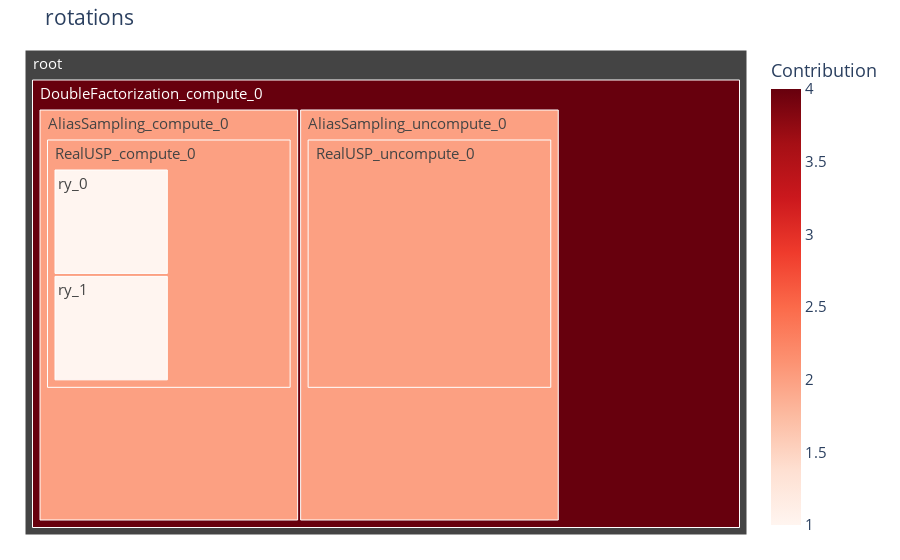

Source (notebook cell):
### Code cell
from bartiq.visualisations import TreeMap

mapper = TreeMap(routine=nroutine)
mapper.plot("rotations")

### Figure 1 — Plotly figure (JSON) as saved in the notebook; plotly's stock layout.template omitted (floating-point values rounded to 4 significant figures)
{"data": [{"domain": {"x": [0, 1], "y": [0, 1]}, "hovertemplate": "Routine=%{label}<br>Contribution=%{color}<br>Parent=%{parent}<extra></extra>", "labels": ["DoubleFactorization_compute_0", "AliasSampling_compute_0", "RealUSP_compute_0", "ry_0", "ry_1", "AliasSampling_uncompute_0", "RealUSP_uncompute_0", "ry_0", "ry_1"], "marker": {"coloraxis": "coloraxis", "colors": [4.0, 2.0, 2.0, 1.0, 1.0, 2.0, 2.0, 1.0, 1.0]}, "name": "", "parents": ["root", "DoubleFactorization_compute_0", "AliasSampling_compute_0", "RealUSP_compute_0", "RealUSP_compute_0", "DoubleFactorization_compute_0", "AliasSampling_uncompute_0", "RealUSP_uncompute_0", "RealUSP_uncompute_0"], "root": {"color": "lightgrey"}, "type": "treemap", "values": [4.0, 2.0, 2.0, 1.0, 1.0, 2.0, 2.0, 1.0, 1.0]}], "layout": {"autosize": true, "coloraxis": {"colorbar": {"title": {"text": "Contribution"}}, "colorscale": [[0, "rgb(255,245,240)"], [0.125, "rgb(254,224,210)"], [0.25, "rgb(252,187,161)"], [0.375, "rgb(252,146,114)"], [0.5, "rgb(251,106,74)"], [0.625, "rgb(239,59,44)"], [0.75, "rgb(203,24,29)"], [0.875, "rgb(165,15,21)"], [1, "rgb(103,0,13)"]]}, "font": {"size": 15}, "legend": {"tracegroupgap": 0}, "margin": {"b": 25, "l": 25, "r": 25, "t": 50}, "title": {"text": "rotations"}}}
